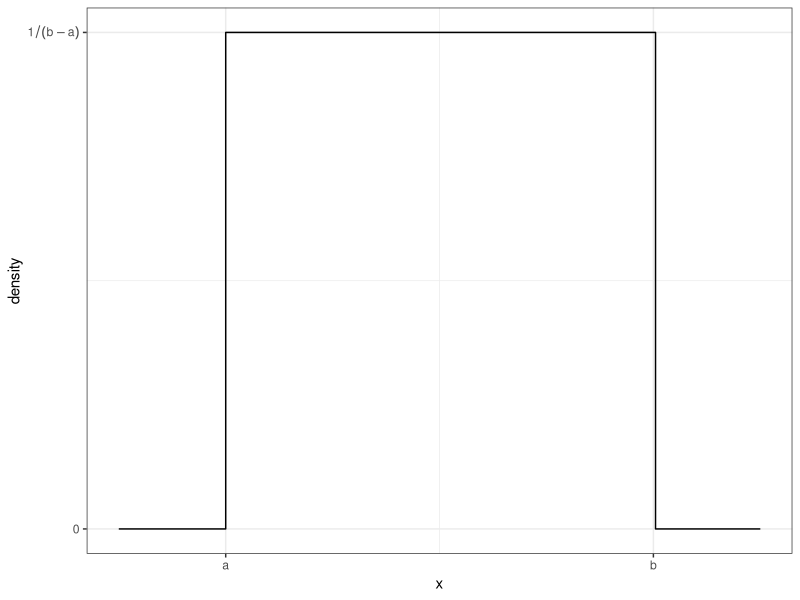
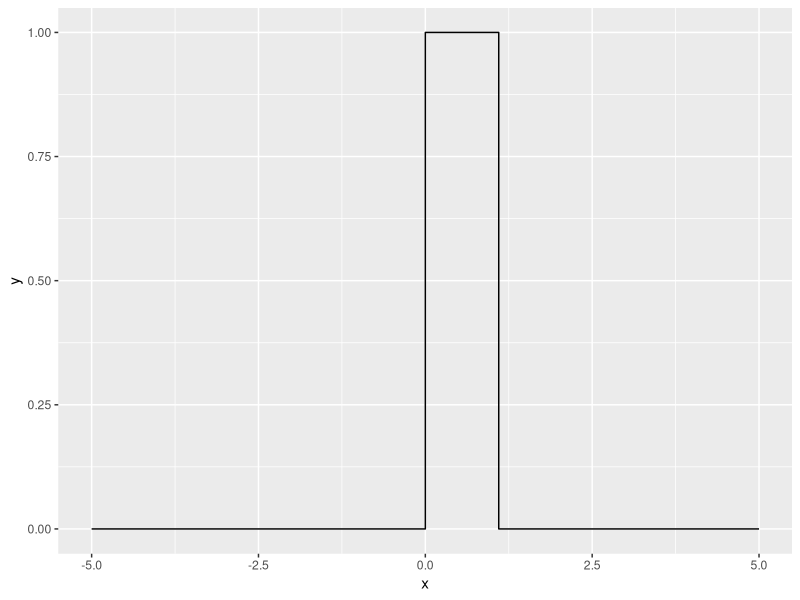

Generate these figures, in order, with R:
## ---- chunk 1
library(ggplot2)
library(dplyr)
library(microbenchmark)
## ---- chunk 2
    library(ggplot2) 
    library(dplyr) 
    data <- data.frame(x = seq(-.25,1.25, length=301)) 
    data <- data %>% mutate( y = dunif(x,0,1) ) 
    ggplot(data, aes(x=x, y=y)) +
      geom_step() +   # geom_step is similar to geom_line() but for step functions
      scale_x_continuous( breaks=c(0,1), labels=c('a','b') ) +
      scale_y_continuous( breaks=c(0,1), labels=c(0,expression(1 / (b-a) )) ) +
      labs(y='density') + theme_bw()
## ---- chunk 3
duniform <- function( x, a, b ){
  if( a<=x & x <=b ){ #if x is between a and b
    return( 1/(b-a) ) #return the uniform density
  }else{              #otherwise
    return( 0 )       #return zero
  }
}

duniform( 3, 6, 15 )
duniform( 9, 6, 15 )
duniform( 20, 6, 15 )

## ---- chunk 4
duniform <- function( x, a, b ){
  y = c( length(x) )                    #create an empty vector to later return, same length as x
  y = ifelse( a<=x & x<=b, 1/(b-a), 0 ) #conditionally fill y with values
  return(y)                             #return y
}

#test this function
x=c(1:20)
duniform( x, 4, 9 )

#test the speed of this function
microbenchmark( duniform( seq(-4,12,by=.0001), 4, 8), times=100 )
  
## ---- chunk 5
duniform <- function( x, a=0, b=1 ){
  y = c( length(x) )                    #create an empty vector to later return, same length as x
  y = ifelse( a<=x & x<=b, 1/(b-a), 0 ) #conditionally fill y with values
  return(y)  #return y
}
  
values <- seq( -5, 5, 0.1) #produce a vector of values to test the duniform function on
d.values <- duniform(values) #perform the duniform function on the test vector
df <- data.frame( x=values, y=d.values )

ggplot( df, aes(x=x, y=y) ) +
  geom_step()

## ---- chunk 6
fizzbuzz <- function( n ){
  
  output <- n   #vector to store output values
  
  for( i in 1:length( n ) ){
    if( i %% 3 == 0 & i %% 5 == 0 ){          #divisible by 3 and 5
      output[i] <- "Fizz-Buzz"
    } else if( i %% 3 == 0 ){        #divisible by 3
      output[i] <- "Fizz"
    } else if( i %% 5 == 0 ){          #divisible by 5
      output[i] <- "Buzz"
    }
  }
  return( output )                   #return modified vector
}

integers <- c( 1:30 )
fizzbuzz(integers)
